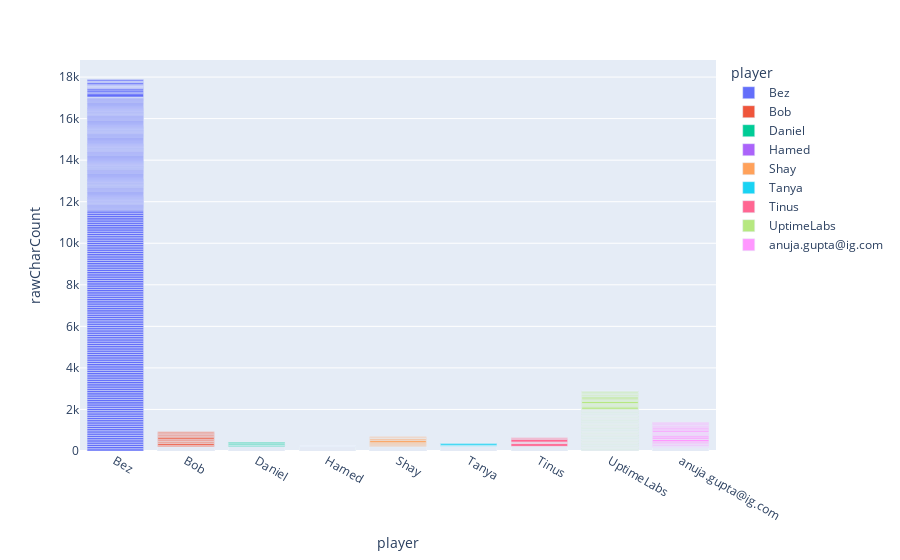

Notebook code cell kept with this figure:
### Code cell
p = px.bar(fatMessageData, "player", "rawCharCount", color = "player")
p.show()

### Figure 1 — Plotly figure (JSON) as saved in the notebook; plotly's stock layout.template omitted (floating-point values rounded to 4 significant figures; data arrays with more than 128 entries replaced by an {"elided": "..."} marker saying what was removed)
{"data": [{"alignmentgroup": "True", "hovertemplate": "player=%{x}<br>rawCharCount=%{y}<extra></extra>", "legendgroup": "Bez", "marker": {"color": "#636efa", "pattern": {"shape": ""}}, "name": "Bez", "offsetgroup": "Bez", "orientation": "v", "showlegend": true, "textposition": "auto", "type": "bar", "x": {"elided": "229 str values"}, "xaxis": "x", "y": {"elided": "229 int values"}, "yaxis": "y"}, {"alignmentgroup": "True", "hovertemplate": "player=%{x}<br>rawCharCount=%{y}<extra></extra>", "legendgroup": "Bob", "marker": {"color": "#EF553B", "pattern": {"shape": ""}}, "name": "Bob", "offsetgroup": "Bob", "orientation": "v", "showlegend": true, "textposition": "auto", "type": "bar", "x": {"elided": "229 str values"}, "xaxis": "x", "y": {"elided": "229 int values"}, "yaxis": "y"}, {"alignmentgroup": "True", "hovertemplate": "player=%{x}<br>rawCharCount=%{y}<extra></extra>", "legendgroup": "Daniel", "marker": {"color": "#00cc96", "pattern": {"shape": ""}}, "name": "Daniel", "offsetgroup": "Daniel", "orientation": "v", "showlegend": true, "textposition": "auto", "type": "bar", "x": {"elided": "238 str values"}, "xaxis": "x", "y": {"elided": "238 int values"}, "yaxis": "y"}, {"alignmentgroup": "True", "hovertemplate": "player=%{x}<br>rawCharCount=%{y}<extra></extra>", "legendgroup": "Hamed", "marker": {"color": "#ab63fa", "pattern": {"shape": ""}}, "name": "Hamed", "offsetgroup": "Hamed", "orientation": "v", "showlegend": true, "textposition": "auto", "type": "bar", "x": {"elided": "245 str values"}, "xaxis": "x", "y": {"elided": "245 int values"}, "yaxis": "y"}, {"alignmentgroup": "True", "hovertemplate": "player=%{x}<br>rawCharCount=%{y}<extra></extra>", "legendgroup": "Shay", "marker": {"color": "#FFA15A", "pattern": {"shape": ""}}, "name": "Shay", "offsetgroup": "Shay", "orientation": "v", "showlegend": true, "textposition": "auto", "type": "bar", "x": {"elided": "233 str values"}, "xaxis": "x", "y": {"elided": "233 int values"}, "yaxis": "y"}, {"alignmentgroup": "True", "hovertemplate": "player=%{x}<br>rawCharCount=%{y}<extra></extra>", "legendgroup": "Tanya", "marker": {"color": "#19d3f3", "pattern": {"shape": ""}}, "name": "Tanya", "offsetgroup": "Tanya", "orientation": "v", "showlegend": true, "textposition": "auto", "type": "bar", "x": {"elided": "241 str values"}, "xaxis": "x", "y": {"elided": "241 int values"}, "yaxis": "y"}, {"alignmentgroup": "True", "hovertemplate": "player=%{x}<br>rawCharCount=%{y}<extra></extra>", "legendgroup": "Tinus", "marker": {"color": "#FF6692", "pattern": {"shape": ""}}, "name": "Tinus", "offsetgroup": "Tinus", "orientation": "v", "showlegend": true, "textposition": "auto", "type": "bar", "x": {"elided": "238 str values"}, "xaxis": "x", "y": {"elided": "238 int values"}, "yaxis": "y"}, {"alignmentgroup": "True", "hovertemplate": "player=%{x}<br>rawCharCount=%{y}<extra></extra>", "legendgroup": "UptimeLabs", "marker": {"color": "#B6E880", "pattern": {"shape": ""}}, "name": "UptimeLabs", "offsetgroup": "UptimeLabs", "orientation": "v", "showlegend": true, "textposition": "auto", "type": "bar", "x": {"elided": "224 str values"}, "xaxis": "x", "y": {"elided": "224 int values"}, "yaxis": "y"}, {"alignmentgroup": "True", "hovertemplate": "player=%{x}<br>rawCharCount=%{y}<extra></extra>", "legendgroup": "anuja.gupta@ig.com", "marker": {"color": "#FF97FF", "pattern": {"shape": ""}}, "name": "anuja.gupta@ig.com", "offsetgroup": "anuja.gupta@ig.com", "orientation": "v", "showlegend": true, "textposition": "auto", "type": "bar", "x": {"elided": "214 str values"}, "xaxis": "x", "y": {"elided": "214 int values"}, "yaxis": "y"}], "layout": {"barmode": "relative", "legend": {"title": {"text": "player"}, "tracegroupgap": 0}, "margin": {"t": 60}, "xaxis": {"anchor": "y", "categoryarray": ["Bez", "Bob", "Daniel", "Hamed", "Shay", "Tanya", "Tinus", "UptimeLabs", "anuja.gupta@ig.com"], "categoryorder": "array", "domain": [0, 1], "title": {"text": "player"}}, "yaxis": {"anchor": "x", "domain": [0, 1], "title": {"text": "rawCharCount"}}}}
